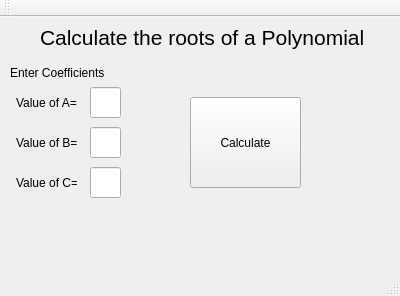
<?xml version="1.0" encoding="UTF-8"?>
<ui version="4.0">
 <class>MainWindow</class>
 <widget class="QMainWindow" name="MainWindow">
  <property name="geometry">
   <rect>
    <x>0</x>
    <y>0</y>
    <width>400</width>
    <height>296</height>
   </rect>
  </property>
  <property name="windowTitle">
   <string>MainWindow</string>
  </property>
  <widget class="QWidget" name="centralWidget">
   <widget class="QPushButton" name="Calculate">
    <property name="geometry">
     <rect>
      <x>190</x>
      <y>80</y>
      <width>111</width>
      <height>91</height>
     </rect>
    </property>
    <property name="text">
     <string>Calculate</string>
    </property>
   </widget>
   <widget class="QLineEdit" name="inputlineeditA">
    <property name="geometry">
     <rect>
      <x>90</x>
      <y>70</y>
      <width>31</width>
      <height>31</height>
     </rect>
    </property>
   </widget>
   <widget class="QLineEdit" name="inputlineeditB">
    <property name="geometry">
     <rect>
      <x>90</x>
      <y>110</y>
      <width>31</width>
      <height>31</height>
     </rect>
    </property>
   </widget>
   <widget class="QLineEdit" name="inputlineeditC">
    <property name="geometry">
     <rect>
      <x>90</x>
      <y>150</y>
      <width>31</width>
      <height>31</height>
     </rect>
    </property>
   </widget>
   <widget class="QLabel" name="answerlabel1">
    <property name="geometry">
     <rect>
      <x>190</x>
      <y>190</y>
      <width>71</width>
      <height>31</height>
     </rect>
    </property>
    <property name="text">
     <string> </string>
    </property>
   </widget>
   <widget class="QLabel" name="answerlabel2">
    <property name="geometry">
     <rect>
      <x>320</x>
      <y>190</y>
      <width>71</width>
      <height>31</height>
     </rect>
    </property>
    <property name="text">
     <string> </string>
    </property>
   </widget>
   <widget class="QLabel" name="answerlabel">
    <property name="geometry">
     <rect>
      <x>40</x>
      <y>0</y>
      <width>341</width>
      <height>41</height>
     </rect>
    </property>
    <property name="font">
     <font>
      <pointsize>16</pointsize>
     </font>
    </property>
    <property name="text">
     <string>Calculate the roots of a Polynomial</string>
    </property>
   </widget>
   <widget class="QLabel" name="answerlabel1_4">
    <property name="geometry">
     <rect>
      <x>16</x>
      <y>70</y>
      <width>61</width>
      <height>31</height>
     </rect>
    </property>
    <property name="text">
     <string>Value of A=</string>
    </property>
   </widget>
   <widget class="QLabel" name="answerlabel1_5">
    <property name="geometry">
     <rect>
      <x>16</x>
      <y>110</y>
      <width>61</width>
      <height>31</height>
     </rect>
    </property>
    <property name="text">
     <string>Value of B=</string>
    </property>
   </widget>
   <widget class="QLabel" name="answerlabel1_6">
    <property name="geometry">
     <rect>
      <x>16</x>
      <y>150</y>
      <width>61</width>
      <height>31</height>
     </rect>
    </property>
    <property name="text">
     <string>Value of C=</string>
    </property>
   </widget>
   <widget class="QLabel" name="answerlabel1_2">
    <property name="geometry">
     <rect>
      <x>140</x>
      <y>190</y>
      <width>71</width>
      <height>31</height>
     </rect>
    </property>
    <property name="text">
     <string> </string>
    </property>
   </widget>
   <widget class="QLabel" name="answerlabel2_2">
    <property name="geometry">
     <rect>
      <x>270</x>
      <y>190</y>
      <width>91</width>
      <height>31</height>
     </rect>
    </property>
    <property name="text">
     <string> </string>
    </property>
   </widget>
   <widget class="QLabel" name="answerlabel1_7">
    <property name="geometry">
     <rect>
      <x>10</x>
      <y>40</y>
      <width>131</width>
      <height>31</height>
     </rect>
    </property>
    <property name="text">
     <string>Enter Coefficients</string>
    </property>
   </widget>
  </widget>
  <widget class="QMenuBar" name="menuBar">
   <property name="geometry">
    <rect>
     <x>0</x>
     <y>0</y>
     <width>400</width>
     <height>21</height>
    </rect>
   </property>
  </widget>
  <widget class="QToolBar" name="mainToolBar">
   <attribute name="toolBarArea">
    <enum>TopToolBarArea</enum>
   </attribute>
   <attribute name="toolBarBreak">
    <bool>false</bool>
   </attribute>
  </widget>
  <widget class="QStatusBar" name="statusBar"/>
 </widget>
 <layoutdefault spacing="6" margin="11"/>
 <resources/>
 <connections>
  <connection>
   <sender>Calculate</sender>
   <signal>clicked()</signal>
   <receiver>MainWindow</receiver>
   <slot>calculatebuttonClicked()</slot>
   <hints>
    <hint type="sourcelabel">
     <x>274</x>
     <y>142</y>
    </hint>
    <hint type="destinationlabel">
     <x>352</x>
     <y>138</y>
    </hint>
   </hints>
  </connection>
 </connections>
 <slots>
  <slot>calculatebuttonClicked()</slot>
 </slots>
</ui>
